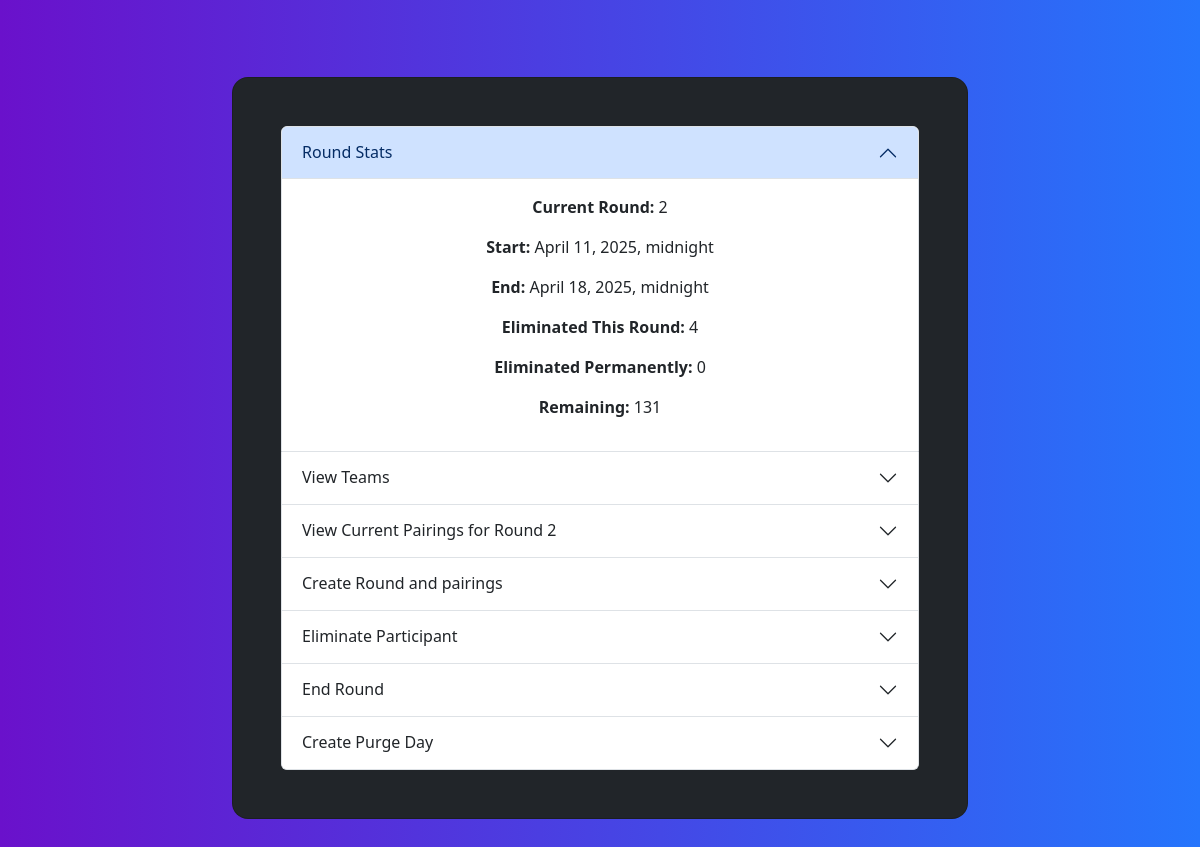
The app's page /admin-control (signed in), older data.
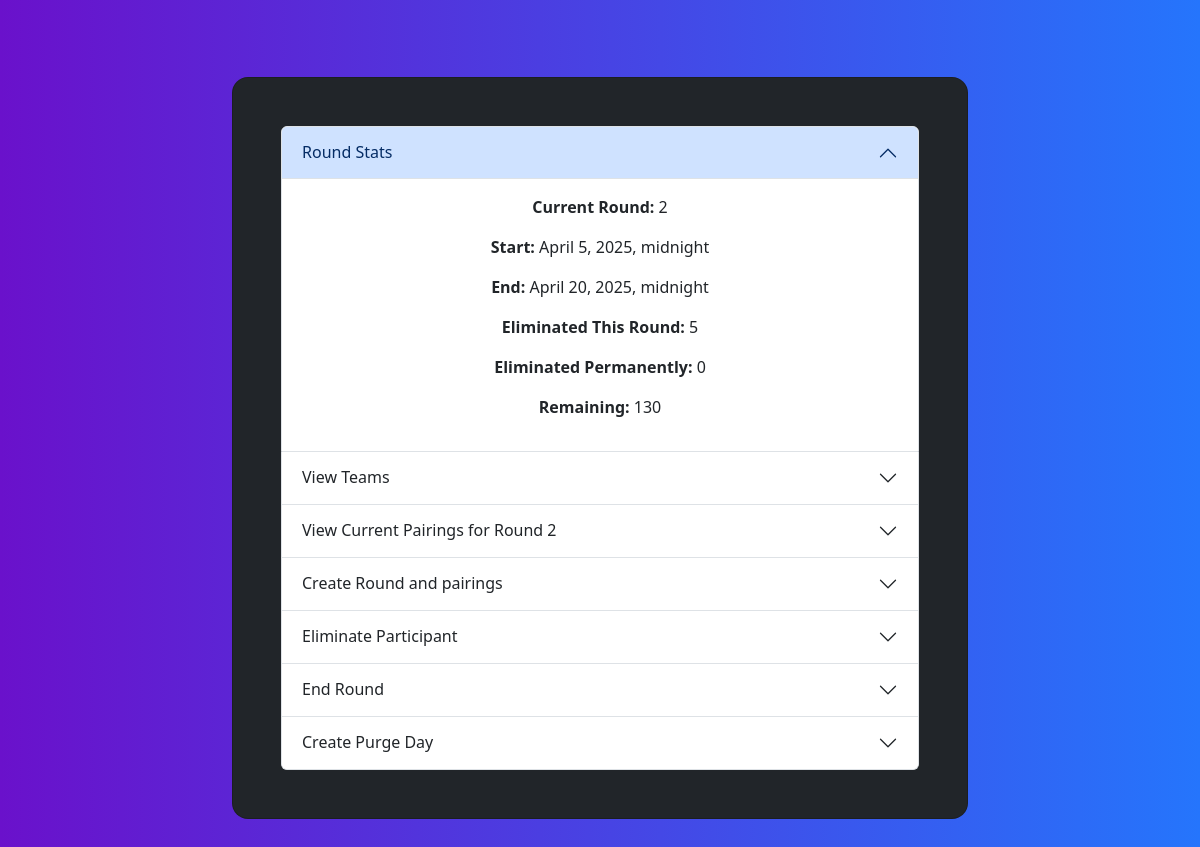
The same page, newer data.
### assignments/models.py (models this page shows, shortened)
class Round(models.Model):
	index = models.IntegerField(default=0)
	start_date = models.DateTimeField("Date Round Starts")
	end_date = models.DateTimeField("Date Round Ends")
	min_progression_kill_count = models.IntegerField(default=0)
	min_revive_kill_count = models.IntegerField(default=2)
	completed = models.BooleanField(default=False)
	history = HistoricalRecords()

### assignments/views.py (the view)
# urls.py: path("admin-control", views.adminControl, name="admin-control"),
@login_required(login_url="/accounts/login/")
def adminControl(request):
	try:
		current_round = getCurRound()
		if current_round is None:
			current_round = getNextRound()
		current_round_index = current_round.index
		round_elims = Participant.objects.filter(round_eliminated=True, eliminated_permanently=False)
		perm_elims = Participant.objects.filter(eliminated_permanently=True)
		remaining = Participant.objects.filter(round_eliminated=False, eliminated_permanently=False)
	except Exception as e:
		print(e)
		current_round = None
		current_round_index = -1
		round_elims = []
		perm_elims = []
		remaining = []
	round_targets = Target.objects.filter(round=current_round)
	round_target_list = list()
	for target in round_targets:
		round_target_list.append(model_to_dict(target))
	all_teams = Team.objects.all()
	team_list = list()
	for team in all_teams:
		team_list.append(model_to_dict(team))
	participants = Participant.objects.all()
	participant_list = list()
	for participant in participants:
		participant_list.append(model_to_dict(participant))
	template = loader.get_template("assignments/adminControl.html")
	context = {
		'current_round': current_round,
		'current_round_index': current_round_index,
		'eliminated_this_round': len(round_elims),
		'eliminated_permanently': len(perm_elims),
		'remaining': len(remaining),
		'round_targets': round_targets,
		'round_targets_ser': round_target_list,
		'teams': all_teams,
		'team_list': team_list,
		'participants': participant_list,
	}
	return HttpResponse(template.render(context, request))

### assignments/models.py (called while the page is built)
def getCurRound() -> Round:
	rounds = Round.objects.filter(completed = False)
	for round in rounds:
		if round.start_date <= timezone.now() and round.end_date > timezone.now():
			return round
	return None

	def get_round_elimed(self) -> list:
		if self.eliminated:
			return []
		filtered_p = list()
		for p in self.participants.all():
			if p.round_eliminated is True and p.eliminated_permanently is False:
				filtered_p.append(p)
		return filtered_p

	def get_round_elimed_count(self) -> int:
		if self.eliminated:
			return -1
		return len(self.get_round_elimed())

	def get_perm_elimed(self) -> list:
		if self.eliminated:
			return []
		filtered_p = list()
		for p in self.participants.all():
			if p.eliminated_permanently is True:
				filtered_p.append(p)
		return filtered_p

	def get_perm_elimed_count(self) -> int:
		if self.eliminated:
			return -1
		return len(self.get_perm_elimed())

	def get_remaining(self) -> list:
		if self.eliminated:
			return []
		filtered_p = list()
		for p in self.participants.all():
			if p.round_eliminated is False and p.eliminated_permanently is False:
				filtered_p.append(p)
		return filtered_p

### assignments/templates/assignments/adminControl.html (shortened to what the changed rows need)
<!DOCTYPE html>
<html>
    <head>
        {% load bootstrap5 %}
        {% bootstrap_css %}
        {% load static %}
    </head>
    <body style="background: black;">
        <section class="gradient-custom">
        <div class="container py-5">
        <div class="row d-flex justify-content-center align-items-center" style="min-height: 100vh">
        <div class="col-20 col-md-16 col-lg-10 col-xl-8">
        <div class="card bg-dark" style="border-radius: 1rem; height: 90%">
        <div class="card-body p-5 text-center">
            <div class="accordion" id="accordionParent">
                <div class="accordion-item">
                    <h2 class="accordion-header">
                        <button class="accordion-button" type="button" data-bs-toggle="collapse" data-bs-target="#collapseOne" aria-expanded="true" aria-controls="collapseOne">
                            Round Stats
                        </button>
                    </h2>
                    <div id="collapseOne" class="accordion-collapse collapse show" data-bs-parent="#accordionParent">
                        <div class="accordion-body">
                            <p style="margin-bottom: 1rem"><strong>Current Round:</strong>              {{current_round_index}} </p>
                            <p style="margin-bottom: 1rem"><strong>Start:</strong>                      {{current_round.start_date}} </p>
                            <p style="margin-bottom: 1rem"><strong>End:</strong>                        {{current_round.end_date}} </p>
                            <p style="margin-bottom: 1rem"><strong>Eliminated This Round:</strong>      {{eliminated_this_round}} </p>
                            <p style="margin-bottom: 1rem"><strong>Eliminated Permanently:</strong>     {{eliminated_permanently}} </p>
                            <p style="margin-bottom: 1rem"><strong>Remaining:</strong>                  {{remaining}} </p>
                        </div>
                    </div>
                </div>
                 <div class="accordion-item">
                    <h2 class="accordion-header">
                        <button class="accordion-button collapsed" type="button" data-bs-toggle="collapse" data-bs-target="#collapseSix" aria-expanded="false" aria-controls="collapseSix">
                            View Teams
                        </button>
                    </h2>
                </div>
                <div class="accordion-item">
                    <h2 class="accordion-header">
                        <button class="accordion-button collapsed" type="button" data-bs-toggle="collapse" data-bs-target="#collapseThree" aria-expanded="false" aria-controls="collapseTwo">
                            View Current Pairings for Round {{current_round_index}}
                        </button>
                    </h2>
                </div>
                <div class="accordion-item">
                    <h2 class="accordion-header">
                        <button class="accordion-button collapsed" type="button" data-bs-toggle="collapse" data-bs-target="#collapseTwo" aria-expanded="false" aria-controls="collapseTwo">
                            Create Round and pairings
                        </button>
                    </h2>
                </div>
                <div class="accordion-item">
                    <h2 class="accordion-header">
                        <button
                            class="accordion-button collapsed"
                            type="button"
                            data-bs-toggle="collapse"
                            data-bs-target="#collapseFour"
                            aria-controls="collapseFour"
                            aria-expanded="false"
                        >
                            Eliminate Participant
                        </button>
                    </h2>
                </div>
                <div class="accordion-item">
                    <h2 class="accordion-header">
                        <button
                            class="accordion-button collapsed"
                            type="button"
                            data-bs-toggle="collapse"
                            data-bs-target="#collapseFive"
                            aria-controls="collapseFive"
                            aria-expanded="false"
                        >
                            End Round
                        </button>
                    </h2>
                </div>
                <div class="accordion-item">
                    <h2 class="accordion-header">
                        <button
                            class="accordion-button collapsed"
                            type="button"
                            data-bs-toggle="collapse"
                            data-bs-target="#collapseSeven"
                            aria-controls="collapseSeven"
                            aria-expanded="false"
                        >
                            Create Purge Day
                        </button>
                    </h2>
                </div>
            </div>
        </div>
        </div>
        </div>
        </section>
    </body>
</html>

Row changes from the older to the newer data that the page shows:
changed Round: start_date "April 11, 2025, midnight" → "April 5, 2025, midnight"; end_date "April 18, 2025, midnight" → "April 20, 2025, midnight"
Text that changed along with them:
{{ eliminated_this_round }}: "4" → "5"
{{ remaining }}: "131" → "130"
